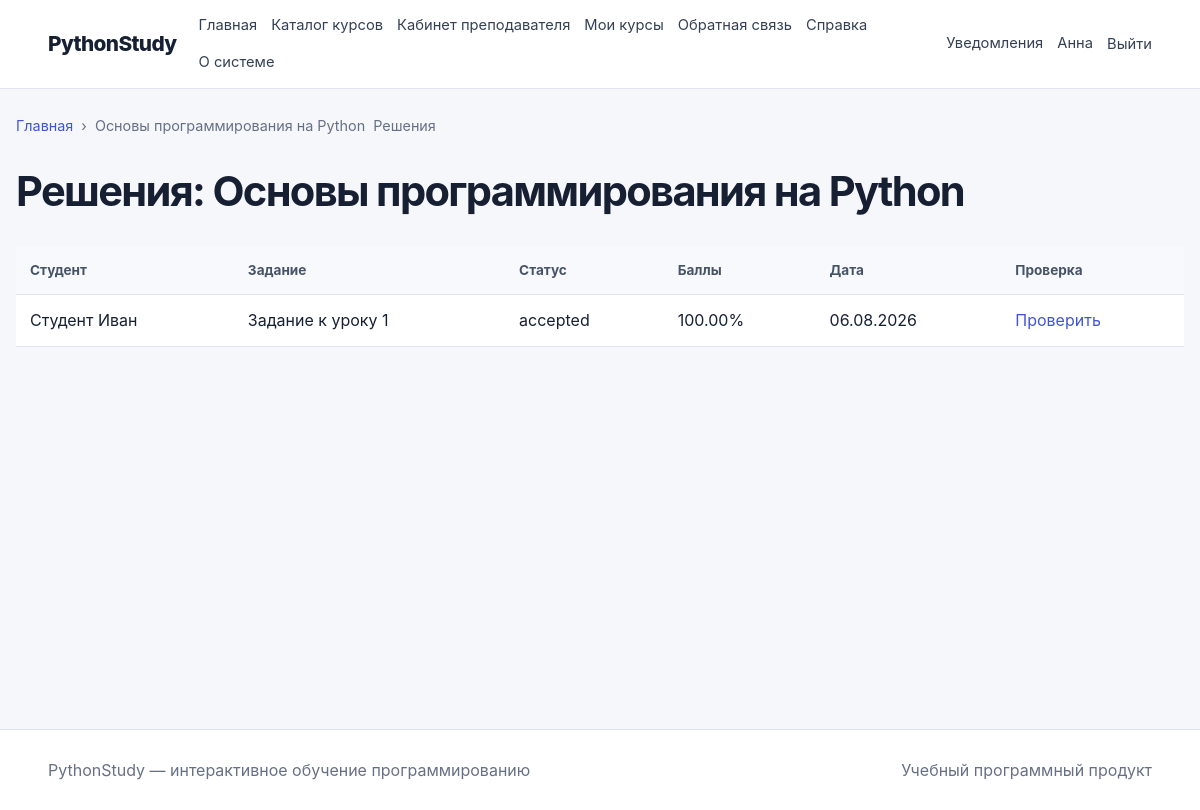
/teacher/courses/1/submissions (signed in), run on the app's committed database.
### app/models/user.py (models this page shows, shortened)
class User(UserMixin, TimestampMixin, db.Model):
    __tablename__ = "users"
    id = db.Column(db.BigInteger().with_variant(db.Integer, "sqlite"), primary_key=True)
    role_id = db.Column(db.BigInteger().with_variant(db.Integer, "sqlite"), db.ForeignKey("roles.id"), nullable=False)
    username = db.Column(db.String(80), unique=True, index=True)
    email = db.Column(db.String(255), unique=True, nullable=False, index=True)
    password_hash = db.Column(db.String(255), nullable=False)
    last_name = db.Column(db.String(100), nullable=False)
    first_name = db.Column(db.String(100), nullable=False)
    middle_name = db.Column(db.String(100))
    avatar_path = db.Column(db.String(500))
    status = db.Column(db.String(30), default="active", nullable=False, index=True)
    is_email_verified = db.Column(db.Boolean, default=False, nullable=False)
    last_login_at = db.Column(db.DateTime(timezone=True))
    role = db.relationship("Role", back_populates="users")
    taught_courses = db.relationship("Course", back_populates="teacher", foreign_keys="Course.teacher_id")
    enrollments = db.relationship("CourseEnrollment", back_populates="user", cascade="all, delete-orphan")
    lesson_progress = db.relationship("LessonProgress", back_populates="user", cascade="all, delete-orphan")
    submissions = db.relationship("Submission", back_populates="user", cascade="all, delete-orphan", foreign_keys="Submission.user_id")
    quiz_attempts = db.relationship("QuizAttempt", back_populates="user", cascade="all, delete-orphan")
    notifications = db.relationship("Notification", back_populates="user", cascade="all, delete-orphan")
    @property
    def full_name(self):
        return " ".join(filter(None, [self.last_name, self.first_name, self.middle_name]))
    @property
    def is_active_account(self):
        return self.status == "active"
    @property
    def is_active(self):
        return self.is_active_account
    def has_role(self, *codes):
        return bool(self.role and self.role.code in codes)

### app/models/course.py (models this page shows, shortened)
class Course(TimestampMixin, db.Model):
    __tablename__ = "courses"
    id = db.Column(db.BigInteger().with_variant(db.Integer, "sqlite"), primary_key=True)
    teacher_id = db.Column(db.BigInteger().with_variant(db.Integer, "sqlite"), db.ForeignKey("users.id"), nullable=False)
    title = db.Column(db.String(255), nullable=False)
    slug = db.Column(db.String(255), unique=True, nullable=False, index=True)
    short_description = db.Column(db.String(500), nullable=False)
    full_description = db.Column(db.Text, nullable=False)
    cover_path = db.Column(db.String(500))
    difficulty = db.Column(db.String(30), default="beginner", nullable=False)
    status = db.Column(db.String(30), default="draft", nullable=False, index=True)
    estimated_hours = db.Column(db.Integer, default=1, nullable=False)
    passing_score = db.Column(db.Integer, default=70, nullable=False)
    is_sequential = db.Column(db.Boolean, default=True, nullable=False)
    published_at = db.Column(db.DateTime(timezone=True))
    teacher = db.relationship("User", back_populates="taught_courses", foreign_keys=[teacher_id])
    modules = db.relationship("CourseModule", back_populates="course", cascade="all, delete-orphan", order_by="CourseModule.order_index")
    enrollments = db.relationship("CourseEnrollment", back_populates="course", cascade="all, delete-orphan")
    quizzes = db.relationship("Quiz", back_populates="course", cascade="all, delete-orphan")

### app/models/task.py (models this page shows)
class Submission(db.Model):
    __tablename__ = "submissions"
    id = db.Column(db.BigInteger().with_variant(db.Integer, "sqlite"), primary_key=True)
    task_id = db.Column(db.BigInteger().with_variant(db.Integer, "sqlite"), db.ForeignKey("programming_tasks.id"), nullable=False)
    user_id = db.Column(db.BigInteger().with_variant(db.Integer, "sqlite"), db.ForeignKey("users.id"), nullable=False)
    code = db.Column(db.Text, nullable=False)
    python_version = db.Column(db.String(20), default="3", nullable=False)
    status = db.Column(db.String(40), default="queued", nullable=False)
    score = db.Column(db.Numeric(5, 2), default=0, nullable=False)
    passed_tests = db.Column(db.Integer, default=0, nullable=False)
    total_tests = db.Column(db.Integer, default=0, nullable=False)
    execution_time_ms = db.Column(db.Integer)
    memory_used_kb = db.Column(db.Integer)
    stdout = db.Column(db.Text)
    stderr = db.Column(db.Text)
    teacher_comment = db.Column(db.Text)
    reviewed_by = db.Column(db.BigInteger().with_variant(db.Integer, "sqlite"), db.ForeignKey("users.id"))
    reviewed_at = db.Column(db.DateTime(timezone=True))
    submitted_at = db.Column(db.DateTime(timezone=True), default=utcnow, nullable=False)
    checked_at = db.Column(db.DateTime(timezone=True))
    task = db.relationship("ProgrammingTask", back_populates="submissions")
    user = db.relationship("User", back_populates="submissions", foreign_keys=[user_id])
    reviewer = db.relationship("User", foreign_keys=[reviewed_by])
    test_results = db.relationship("SubmissionTestResult", back_populates="submission", cascade="all, delete-orphan")

class ProgrammingTask(TimestampMixin, db.Model):
    __tablename__ = "programming_tasks"
    id = db.Column(db.BigInteger().with_variant(db.Integer, "sqlite"), primary_key=True)
    lesson_id = db.Column(db.BigInteger().with_variant(db.Integer, "sqlite"), db.ForeignKey("lessons.id"), nullable=False)
    created_by = db.Column(db.BigInteger().with_variant(db.Integer, "sqlite"), db.ForeignKey("users.id"), nullable=False)
    title = db.Column(db.String(255), nullable=False)
    slug = db.Column(db.String(255), nullable=False)
    description = db.Column(db.Text, nullable=False)
    input_description = db.Column(db.Text)
    output_description = db.Column(db.Text)
    examples = db.Column(db.Text)
    starter_code = db.Column(db.Text)
    reference_solution = db.Column(db.Text)
    difficulty = db.Column(db.String(30), default="beginner", nullable=False)
    points = db.Column(db.Integer, default=10, nullable=False)
    time_limit_seconds = db.Column(db.Numeric(5, 2), default=2, nullable=False)
    memory_limit_mb = db.Column(db.Integer, default=256, nullable=False)
    allowed_imports = db.Column(db.JSON)
    status = db.Column(db.String(30), default="draft", nullable=False)
    order_index = db.Column(db.Integer, default=1, nullable=False)
    is_required = db.Column(db.Boolean, default=True, nullable=False)
    lesson = db.relationship("Lesson", back_populates="tasks")
    author = db.relationship("User", foreign_keys=[created_by])
    test_cases = db.relationship("TaskTestCase", back_populates="task", cascade="all, delete-orphan", order_by="TaskTestCase.order_index")
    submissions = db.relationship("Submission", back_populates="task", cascade="all, delete-orphan")

### app/teacher/routes.py (the view)
@bp.route("/courses/<int:course_id>/submissions")
@roles_required("teacher", "admin")
def submissions(course_id):
    course = _own_course(course_id)
    lesson_ids = [lesson.id for module in course.modules for lesson in module.lessons]
    task_ids = [task.id for lesson in [lesson for module in course.modules for lesson in module.lessons] for task in lesson.tasks]
    items = Submission.query.filter(Submission.task_id.in_(task_ids)).order_by(Submission.submitted_at.desc()).all() if task_ids else []
    return render_template("teacher/submissions.html", course=course, submissions=items, breadcrumbs=[("Главная", "public.index"), (course.title, None), ("Решения", None)])

### app/context_processors.py (called while the page is built)
def inject_global_context():
    return {
        "current_path": request.path,
        "is_authenticated": current_user.is_authenticated,
    }

### app/teacher/routes.py (called while the page is built)
def _own_course(course_id):
    query = Course.query.filter_by(id=course_id)
    if not current_user.has_role("admin"):
        query = query.filter_by(teacher_id=current_user.id)
    return query.first_or_404()

### app/templates/teacher/submissions.html (shortened to what this page needs)
{% extends 'base.html' %}
{% block content %}
  <div class="page-title">
    <h1>Решения: {{ course.title }}</h1>
  </div>
  <table>
    <thead>
      <tr>
        <th>Студент</th>
        <th>Задание</th>
        <th>Статус</th>
        <th>Баллы</th>
        <th>Дата</th>
        <th>Проверка</th>
      </tr>
    </thead>
    <tbody>
      {% for item in submissions %}
        <tr>
          <td>{{ item.user.full_name }}</td>
          <td>{{ item.task.title }}</td>
          <td>{{ item.status }}</td>
          <td>{{ item.score }}%</td>
          <td>{{ item.submitted_at.strftime("%d.%m.%Y") }}</td>
          <td>
            <a href="{{ url_for('teacher.submission_review', submission_id=item.id) }}">
              {{ 'Изменить комментарий' if item.reviewed_at else 'Проверить' }}
            </a>
          </td>
        </tr>
      {% else %}
        <tr>
          <td colspan="6">Решений нет.</td>
        </tr>
      {% endfor %}
    </tbody>
  </table>
{% endblock %}

### app/templates/base.html (shortened to what this page needs)
<!DOCTYPE html>
<html lang="ru">
  <head>
    <link rel="stylesheet" href="{{ url_for('static', filename='css/main.css') }}">
    <link rel="stylesheet" href="{{ url_for('static', filename='css/responsive.css') }}">
  </head>
  <body>
    <header class="topbar">
      <a class="brand" href="{{ url_for('public.index') }}">PythonStudy</a>
      <nav class="main-nav" aria-label="Основное меню">
        <a href="{{ url_for('public.index') }}">Главная</a>
        <a href="{{ url_for('public.courses') }}">Каталог курсов</a>
        {% if current_user.is_authenticated and current_user.has_role('student') %}
          <a href="{{ url_for('student.dashboard') }}">Личный кабинет</a>
          <a href="{{ url_for('student.my_courses') }}">Мои курсы</a>
          <a href="{{ url_for('student.submissions') }}">Решения</a>
          <a href="{{ url_for('student.quiz_attempts') }}">Тесты</a>
          <a href="{{ url_for('student.progress') }}">Прогресс</a>
          <a href="{{ url_for('student.achievements') }}">Достижения</a>
        {% elif current_user.is_authenticated and current_user.has_role('teacher') %}
          <a href="{{ url_for('teacher.dashboard') }}">Кабинет преподавателя</a>
          <a href="{{ url_for('teacher.courses') }}">Мои курсы</a>
        {% elif current_user.is_authenticated and current_user.has_role('admin') %}
          <a href="{{ url_for('admin.dashboard') }}">Администрирование</a>
          <a href="{{ url_for('admin.users') }}">Пользователи</a>
          <a href="{{ url_for('admin.settings') }}">Настройки</a>
        {% endif %}
        <a href="{{ url_for('public.feedback') }}">Обратная связь</a>
        <a href="{{ url_for('public.help_page') }}">Справка</a>
        <a href="{{ url_for('public.about') }}">О системе</a>
      </nav>
      <div class="auth-zone">
        {% if current_user.is_authenticated %}
          <a href="{{ url_for('student.notifications') }}">Уведомления</a>
          <a href="{{ url_for('student.profile') }}">{{ current_user.first_name }}</a>
          <form method="post" action="{{ url_for('auth.logout') }}" class="inline-form">
            <button class="link-button" type="submit">Выйти</button>
          </form>
        {% else %}
          <a href="{{ url_for('auth.login') }}">Войти</a>
          <a class="button small" href="{{ url_for('auth.register') }}">Регистрация</a>
        {% endif %}
      </div>
    </header>
    <main class="page-shell">
      {% include 'partials/breadcrumbs.html' %}
      {% block content %}{% endblock %}
    </main>
    <footer class="footer">
      <div>PythonStudy — интерактивное обучение программированию</div>
      <div>Учебный программный продукт</div>
    </footer>
  </body>
</html>

### app/templates/partials/breadcrumbs.html
{% if breadcrumbs %}
  <nav class="breadcrumbs" aria-label="Хлебные крошки">
    {% for item in breadcrumbs %}
      {% if not loop.last and item[1] %}
        {% if item[1] is string %}
          <a href="{{ url_for(item[1]) }}">{{ item[0] }}</a>
        {% else %}
          <a href="{{ item[1]() }}">{{ item[0] }}</a>
        {% endif %}
        <span>›</span>
      {% else %}
        <span aria-current="page">{{ item[0] }}</span>
      {% endif %}
    {% endfor %}
  </nav>
{% endif %}

### app/static/css/main.css (style rules this page uses)
:root { --bg: #f5f7fb; --surface: #ffffff; --surface-soft: #eef2ff; --text: #172033; --muted: #667085; --line: #dfe4ee; --primary: #4055d6; --primary-dark: #2f43b9; --success: #18794e; --danger: #b42318; --warning: #a15c00; --radius: 16px; --shadow: 0 12px 35px rgba(27, 39, 94, 0.08); }
* { box-sizing: border-box; }
html { scroll-behavior: smooth; }
body { margin: 0; font-family: Inter, -apple-system, BlinkMacSystemFont, "Segoe UI", sans-serif; color: var(--text); background: var(--bg); line-height: 1.55; }
a { color: var(--primary); text-decoration: none; }
button, input, textarea, select { font: inherit; }
button { cursor: pointer; }
.topbar { position: sticky; top: 0; z-index: 20; display: grid; grid-template-columns: auto 1fr auto; align-items: center; gap: 22px; padding: 14px 4vw; background: rgba(255,255,255,.96); border-bottom: 1px solid var(--line); backdrop-filter: blur(14px); }
.brand { font-size: 1.3rem; font-weight: 850; color: var(--text); letter-spacing: -.03em; }
.main-nav, .auth-zone { display: flex; align-items: center; gap: 14px; flex-wrap: wrap; }
.main-nav a, .auth-zone a, .link-button { color: #344054; font-size: .92rem; }
.auth-zone { justify-content: flex-end; }
.inline-form { display: inline; margin: 0; }
.link-button { border: 0; background: transparent; padding: 0; }
.page-shell { width: min(1180px, calc(100% - 32px)); margin: 0 auto; min-height: calc(100vh - 160px); padding: 26px 0 56px; }
.footer { display: flex; justify-content: space-between; gap: 16px; padding: 28px 4vw; color: var(--muted); background: #fff; border-top: 1px solid var(--line); }
.breadcrumbs { display: flex; align-items: center; gap: 8px; margin-bottom: 22px; color: var(--muted); font-size: .9rem; overflow-x: auto; white-space: nowrap; }
.actions, .page-title, .section-heading, .dashboard-header { display: flex; align-items: center; justify-content: space-between; gap: 18px; }
.page-title { margin-bottom: 24px; }
.page-title h1, .dashboard-header h1 { margin: 0; font-size: clamp(1.8rem, 4vw, 2.6rem); letter-spacing: -.04em; }
form { display: grid; gap: 14px; }
table { width: 100%; border-collapse: collapse; background: #fff; }
th, td { padding: 13px 14px; text-align: left; border-bottom: 1px solid var(--line); vertical-align: top; }
th { color: #475467; background: #f8f9fc; font-size: .85rem; }

### data on the page
User: first_name "Анна"
Course: title "Основы программирования на Python"
Submission: user.full_name "Студент Иван", task "Задание к уроку 1", status "accepted", score "100.00", submitted_at "06.08.2026", reviewed_at "Проверить"

### other printed values
{{ item[0] }} "Главная"
{{ item[0] }} "Решения"
